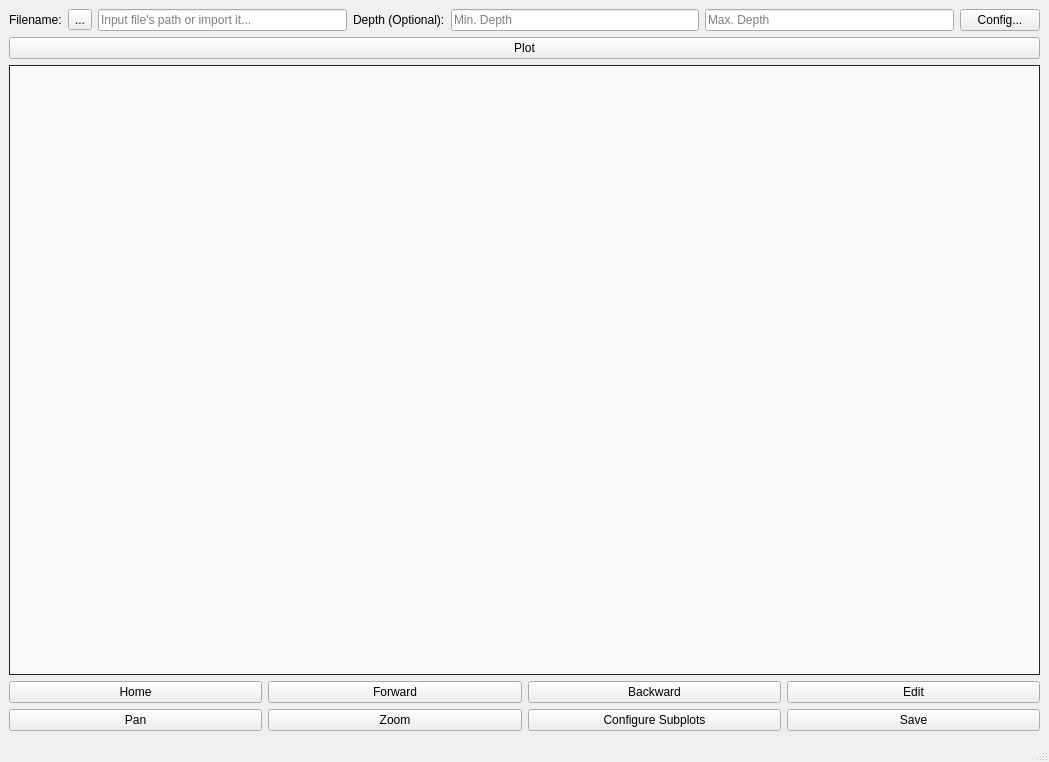
<?xml version="1.0" encoding="UTF-8"?>
<ui version="4.0">
 <class>mainWindow</class>
 <widget class="QMainWindow" name="mainWindow">
  <property name="geometry">
   <rect>
    <x>0</x>
    <y>0</y>
    <width>1049</width>
    <height>762</height>
   </rect>
  </property>
  <property name="windowTitle">
   <string>MainWindow</string>
  </property>
  <widget class="QWidget" name="centralwidget">
   <layout class="QVBoxLayout" name="verticalLayout">
    <item>
     <layout class="QGridLayout" name="gridLayout">
      <item row="0" column="0">
       <widget class="QLabel" name="label">
        <property name="text">
         <string>Filename:</string>
        </property>
       </widget>
      </item>
      <item row="0" column="1">
       <widget class="QToolButton" name="importFileToolBtn">
        <property name="text">
         <string>...</string>
        </property>
       </widget>
      </item>
      <item row="0" column="3">
       <widget class="QLabel" name="label_2">
        <property name="sizePolicy">
         <sizepolicy hsizetype="Preferred" vsizetype="Preferred">
          <horstretch>0</horstretch>
          <verstretch>0</verstretch>
         </sizepolicy>
        </property>
        <property name="text">
         <string>Depth (Optional):</string>
        </property>
       </widget>
      </item>
      <item row="0" column="4">
       <widget class="QLineEdit" name="minDepthInput">
        <property name="placeholderText">
         <string>Min. Depth</string>
        </property>
       </widget>
      </item>
      <item row="0" column="2">
       <widget class="QLineEdit" name="inputFilePath">
        <property name="placeholderText">
         <string>Input file's path or import it...</string>
        </property>
       </widget>
      </item>
      <item row="0" column="5">
       <widget class="QLineEdit" name="maxDepthInput">
        <property name="placeholderText">
         <string>Max. Depth</string>
        </property>
       </widget>
      </item>
      <item row="0" column="6">
       <widget class="QPushButton" name="configurationButton">
        <property name="text">
         <string>Config...</string>
        </property>
       </widget>
      </item>
     </layout>
    </item>
    <item>
     <widget class="QPushButton" name="plotButtonTemp">
      <property name="text">
       <string>Plot</string>
      </property>
     </widget>
    </item>
    <item>
     <widget class="QFrame" name="plotFrame">
      <property name="sizePolicy">
       <sizepolicy hsizetype="Preferred" vsizetype="Expanding">
        <horstretch>0</horstretch>
        <verstretch>0</verstretch>
       </sizepolicy>
      </property>
      <property name="styleSheet">
       <string notr="true">QFrame {
	border: 1px solid #212121;
background-color: #f9f9f9;
}</string>
      </property>
      <property name="frameShape">
       <enum>QFrame::StyledPanel</enum>
      </property>
      <property name="frameShadow">
       <enum>QFrame::Raised</enum>
      </property>
     </widget>
    </item>
    <item>
     <layout class="QGridLayout" name="gridLayout_2">
      <item row="0" column="2">
       <widget class="QPushButton" name="backwardPlotButton">
        <property name="text">
         <string>Backward</string>
        </property>
       </widget>
      </item>
      <item row="0" column="0">
       <widget class="QPushButton" name="homePlotButton">
        <property name="text">
         <string>Home</string>
        </property>
       </widget>
      </item>
      <item row="1" column="2">
       <widget class="QPushButton" name="configureSubplotsButton">
        <property name="text">
         <string>Configure Subplots</string>
        </property>
       </widget>
      </item>
      <item row="0" column="1">
       <widget class="QPushButton" name="forwardPlotButton">
        <property name="text">
         <string>Forward</string>
        </property>
       </widget>
      </item>
      <item row="1" column="0">
       <widget class="QPushButton" name="panPlotButton">
        <property name="text">
         <string>Pan</string>
        </property>
       </widget>
      </item>
      <item row="1" column="1">
       <widget class="QPushButton" name="zoomPlotButton">
        <property name="text">
         <string>Zoom</string>
        </property>
       </widget>
      </item>
      <item row="0" column="3">
       <widget class="QPushButton" name="editPlotButton">
        <property name="text">
         <string>Edit</string>
        </property>
       </widget>
      </item>
      <item row="1" column="3">
       <widget class="QPushButton" name="savePlotButton">
        <property name="text">
         <string>Save</string>
        </property>
       </widget>
      </item>
     </layout>
    </item>
   </layout>
  </widget>
  <widget class="QMenuBar" name="menubar">
   <property name="geometry">
    <rect>
     <x>0</x>
     <y>0</y>
     <width>1049</width>
     <height>21</height>
    </rect>
   </property>
  </widget>
  <widget class="QStatusBar" name="statusbar"/>
 </widget>
 <resources/>
 <connections/>
</ui>
